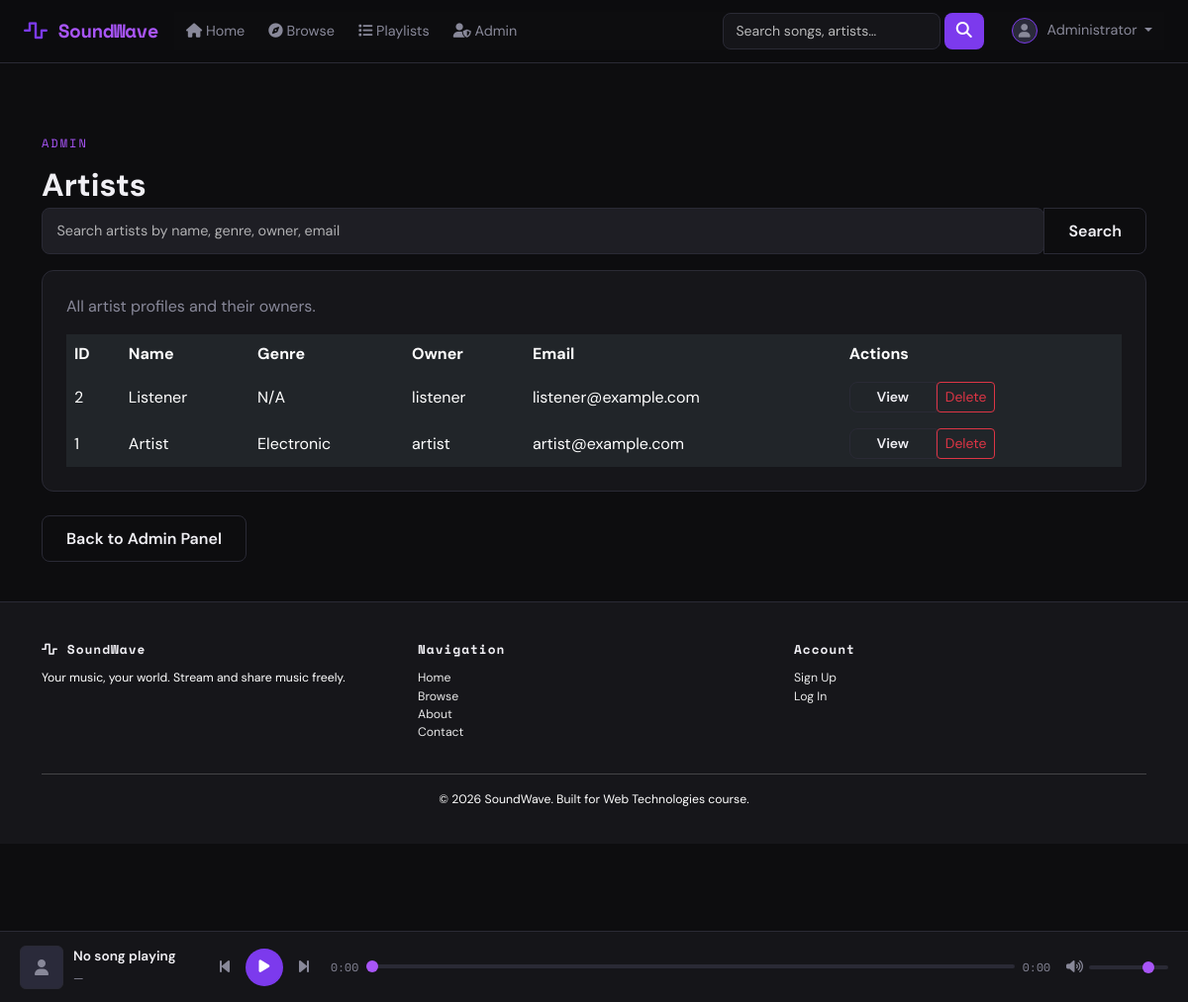
The page /admin_artists.php (signed in) on the database its author committed.
### tables this page shows
CREATE TABLE users (
    id INT AUTO_INCREMENT PRIMARY KEY,
    username VARCHAR(50) NOT NULL UNIQUE,
    email VARCHAR(100) NOT NULL UNIQUE,
    password_hash VARCHAR(255) NOT NULL,
    display_name VARCHAR(100),
    avatar_url VARCHAR(255) DEFAULT 'uploads/covers/default_avatar.png',
    bio TEXT,
    role ENUM('listener', 'artist', 'admin') DEFAULT 'listener',
    account_status ENUM('active', 'suspended', 'banned') DEFAULT 'active',
    created_at TIMESTAMP DEFAULT CURRENT_TIMESTAMP,
    updated_at TIMESTAMP DEFAULT CURRENT_TIMESTAMP ON UPDATE CURRENT_TIMESTAMP
);

CREATE TABLE artists (
    id INT AUTO_INCREMENT PRIMARY KEY,
    user_id INT NOT NULL UNIQUE,
    artist_name VARCHAR(100) NOT NULL,
    genre VARCHAR(50),
    country VARCHAR(50),
    bio TEXT,
    cover_image VARCHAR(255),
    FOREIGN KEY (user_id) REFERENCES users(id) ON DELETE CASCADE
);

### includes/config.php (called while the page is built, shortened)
<?php
function getDB(): PDO {
    static $pdo = null;
    if ($pdo === null) {
        try {
            $dsn = 'mysql:host=' . DB_HOST . ';dbname=' . DB_NAME . ';charset=utf8mb4';
            $pdo = new PDO($dsn, DB_USER, DB_PASS, [
                PDO::ATTR_ERRMODE            => PDO::ERRMODE_EXCEPTION,
                PDO::ATTR_DEFAULT_FETCH_MODE => PDO::FETCH_ASSOC,
                PDO::ATTR_EMULATE_PREPARES   => false,
            ]);
        } catch (PDOException $e) {
            die(json_encode(['error' => 'Database connection failed.']));
        }
    }
    return $pdo;
}
function sanitize(string $input): string {
    return htmlspecialchars(trim($input), ENT_QUOTES, 'UTF-8');
}
function isLoggedIn(): bool {
    return isset($_SESSION['user_id']);
}
function currentUser(): ?array {
    $pdo = getDB();
    $stmt = $pdo->prepare('SELECT * FROM users WHERE id = ?');
    $stmt->execute([$_SESSION['user_id']]);
    return $stmt->fetch() ?: null;
}

### admin_artists.php (the view, shortened to what this page needs)
<?php
require_once 'includes/config.php';
$pdo = getDB();
$q = trim($_GET['q'] ?? '');
if ($q !== '') {
    $term = '%' . strtolower($q) . '%';
    $stmt = $pdo->prepare('SELECT a.id, a.artist_name, a.genre, u.username AS owner, u.email FROM artists a JOIN users u ON a.user_id = u.id WHERE LOWER(a.artist_name) LIKE ? OR LOWER(a.genre) LIKE ? OR LOWER(u.username) LIKE ? OR LOWER(u.email) LIKE ? ORDER BY a.id DESC');
    $stmt->execute([$term, $term, $term, $term]);
    $artists = $stmt->fetchAll();
} else {
    $artists = $pdo->query('SELECT a.id, a.artist_name, a.genre, u.username AS owner, u.email FROM artists a JOIN users u ON a.user_id = u.id ORDER BY a.id DESC')->fetchAll();
}
require_once 'includes/header.php';
?>
<div class="container mt-5">
    <p class="section-title">Admin</p>
    <h1 class="page-title">Artists</h1>
    <form class="mb-3" method="GET" action="admin_artists.php">
        <div class="input-group">
            <input class="form-control sw-input" type="search" name="q" placeholder="Search artists by name, genre, owner, email" value="<?= sanitize($q) ?>">
            <button class="btn btn-outline-sw" type="submit">Search</button>
        </div>
    </form>
    <div class="sw-card mb-4">
        <p style="margin-bottom:1rem;color:var(--text-muted);">All artist profiles and their owners.</p>
        <div class="table-responsive">
            <table class="table table-dark table-borderless align-middle mb-0">
                <thead>
                    <tr>
                        <th>ID</th>
                        <th>Name</th>
                        <th>Genre</th>
                        <th>Owner</th>
                        <th>Email</th>
                        <th>Actions</th>
                    </tr>
                </thead>
                <tbody>
                    <?php foreach ($artists as $a): ?>
                    <tr>
                        <td><?= sanitize($a['id']) ?></td>
                        <td><?= sanitize($a['artist_name']) ?></td>
                        <td><?= sanitize($a['genre']) ?></td>
                        <td><?= sanitize($a['owner']) ?></td>
                        <td><?= sanitize($a['email']) ?></td>
                        <td>
                            <div class="btn-group" role="group" aria-label="actions">
                                <a class="btn btn-sm btn-outline-sw view-btn" style="min-width:88px;" href="admin_artist.php?id=<?= sanitize($a['id']) ?>">View</a>
                                <form method="POST" action="admin_artists.php" style="display:inline;" onsubmit="return confirm('Delete this artist and all related songs?');">
                                    <button type="submit" class="btn btn-sm btn-outline-danger">Delete</button>
                                </form>
                            </div>
                        </td>
                    </tr>
                    <?php endforeach; ?>
                </tbody>
            </table>
        </div>
    </div>
    <a class="btn btn-outline-sw" href="<?= SITE_URL ?>/admin.php">Back to Admin Panel</a>
</div>
<?php require_once 'includes/footer.php'; ?>

### includes/header.php (shortened to what this page needs)
<?php
require_once __DIR__ . '/config.php';
$user = currentUser();
?>
<!DOCTYPE html>
<html lang="en">
<head>
    <link rel="stylesheet" href="https://cdn.jsdelivr.net/npm/bootstrap@5.3.2/dist/css/bootstrap.min.css">
    <link rel="stylesheet" href="https://cdnjs.cloudflare.com/ajax/libs/font-awesome/6.5.0/css/all.min.css">
    <link rel="stylesheet" href="<?= SITE_URL ?>/css/style.css">
</head>
<body>
<div id="player-bar" class="player-bar">
    <div class="player-inner">
        <div class="player-info">
            <div id="player-cover" class="player-cover player-cover-placeholder"><i class="fas fa-user"></i></div>
            <div>
                <a id="player-title" class="player-title player-link player-link-disabled" href="#">No song playing</a>
                <a id="player-artist" class="player-artist player-link player-link-disabled" href="#">—</a>
            </div>
        </div>
        <div class="player-controls">
            <button id="btn-prev" class="ctrl-btn"><i class="fas fa-step-backward"></i></button>
            <button id="btn-play" class="ctrl-btn play-btn"><i class="fas fa-play"></i></button>
            <button id="btn-next" class="ctrl-btn"><i class="fas fa-step-forward"></i></button>
        </div>
        <div class="player-progress-wrap">
            <span id="time-current">0:00</span>
            <input type="range" id="progress-bar" min="0" max="100" value="0" class="progress-range">
            <span id="time-total">0:00</span>
        </div>
        <div class="player-volume-wrap">
            <i class="fas fa-volume-up"></i>
            <input type="range" id="volume-bar" min="0" max="1" step="0.05" value="0.8" class="volume-range">
        </div>
    </div>
</div>
<nav class="navbar navbar-expand-lg sw-navbar">
    <div class="container-fluid px-4">
        <a class="navbar-brand sw-brand" href="<?= SITE_URL ?>/index.php">
            <i class="fas fa-wave-square"></i> SoundWave
        </a>
        <div class="collapse navbar-collapse" id="navbarMain">
            <ul class="navbar-nav me-auto mb-2 mb-lg-0">
                <li class="nav-item"><a class="nav-link" href="<?= SITE_URL ?>/index.php"><i class="fas fa-home"></i> Home</a></li>
                <li class="nav-item"><a class="nav-link" href="<?= SITE_URL ?>/browse.php"><i class="fas fa-compass"></i> Browse</a></li>
                <?php if (isLoggedIn()): ?>
                <li class="nav-item"><a class="nav-link" href="<?= SITE_URL ?>/playlists.php"><i class="fas fa-list"></i> Playlists</a></li>
                <?php if ($user && $user['role'] === 'admin'): ?>
                <li class="nav-item"><a class="nav-link" href="<?= SITE_URL ?>/admin.php"><i class="fas fa-user-shield"></i> Admin</a></li>
                <?php endif; ?>
                <?php endif; ?>
            </ul>
            <form class="d-flex me-3" action="<?= SITE_URL ?>/browse.php" method="GET">
                <input class="form-control sw-search" type="search" name="q" placeholder="Search songs, artists…" value="<?= isset($_GET['q']) ? sanitize($_GET['q']) : '' ?>">
                <button class="btn sw-search-btn ms-1" type="submit"><i class="fas fa-search"></i></button>
            </form>
            <ul class="navbar-nav">
                <?php if (isLoggedIn()): ?>
                <li class="nav-item dropdown">
                    <a class="nav-link dropdown-toggle sw-user-menu" href="#" data-bs-toggle="dropdown">
                        <?php if (!empty($user['avatar_url']) && $user['avatar_url'] !== 'uploads/covers/default_avatar.png'): ?>
                        <span class="position-relative d-inline-flex" style="width:26px;height:26px;">
                            <img src="<?= SITE_URL ?>/<?= sanitize($user['avatar_url']) ?>" class="sw-avatar-sm" alt="Avatar"
                                 onerror="this.style.display='none'; this.nextElementSibling.style.display='inline-flex';">
                            <span class="sw-avatar-sm sw-avatar-placeholder d-none"><i class="fas fa-user"></i></span>
                        </span>
                        <?php else: ?>
                        <span class="sw-avatar-sm sw-avatar-placeholder"><i class="fas fa-user"></i></span>
                        <?php endif; ?>
                        <?= sanitize($user['display_name'] ?? $user['username']) ?>
                    </a>
                </li>
                <?php else: ?>
                <li class="nav-item"><a class="nav-link sw-btn-login" href="<?= SITE_URL ?>/login.php">Log In</a></li>
                <li class="nav-item"><a class="nav-link sw-btn-register" href="<?= SITE_URL ?>/register.php">Sign Up</a></li>
                <?php endif; ?>
            </ul>
        </div>
    </div>
</nav>
<main class="main-content">

### rows shown on the page
users: display_name "Administrator"
artists: id "2", artist_name "Listener", genre "N/A", user.username "listener", user.email "listener@example.com"
artists: id "1", artist_name "Artist", genre "Electronic", user.username "artist", user.email "artist@example.com"
